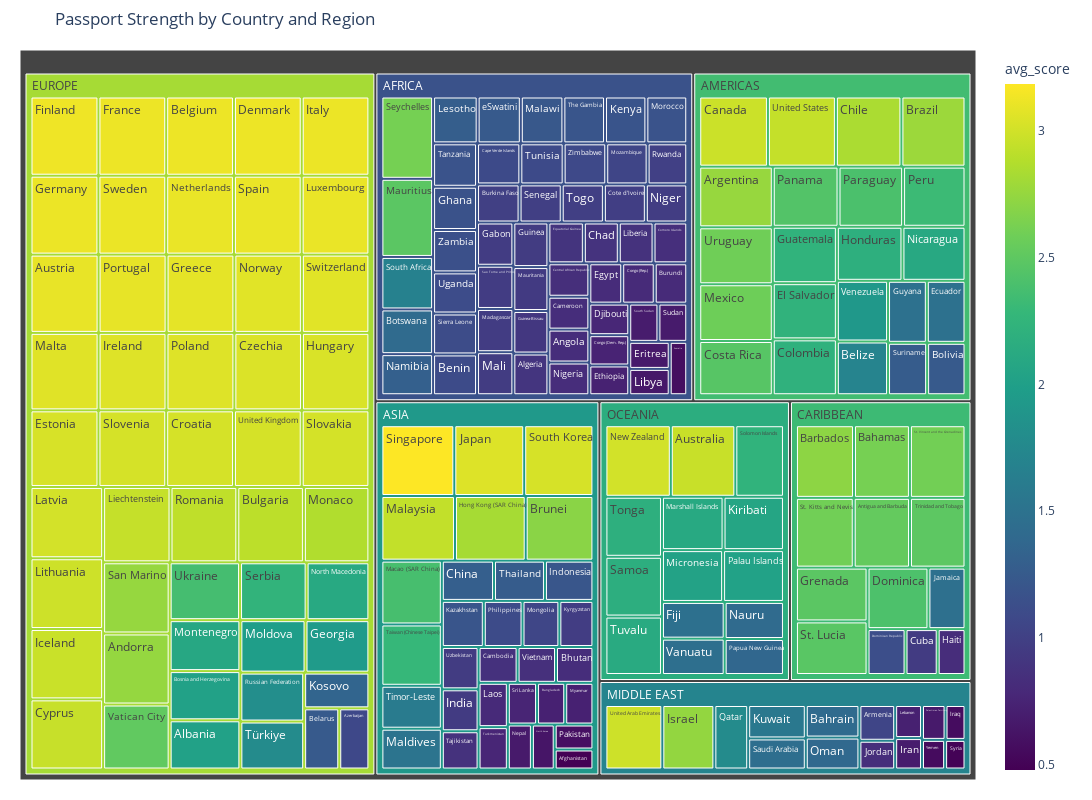

Notebook cell for this chart:
### Code cell
import plotly.express as px

# --- Treemap ---
fig = px.treemap(
    passport_scores_region,
    path=['region', 'from_country'],   # hierarchy: region -> country
    values='total_score',              # size of rectangle
    color='avg_score',                 # color by average score
    hover_data={
        'total_score': True,
        'num_destinations': True,
        'avg_score': ':.2f'
    },
    color_continuous_scale='Viridis',
    title='Passport Strength by Country and Region'
)

fig.update_layout(
    margin=dict(l=20, r=20, t=50, b=20),
    height=800,
    width=1200
)

fig.show()

### Figure 1 — Plotly figure (JSON) as saved in the notebook; plotly's stock layout.template omitted (floating-point values rounded to 4 significant figures; data arrays with more than 128 entries replaced by an {"elided": "..."} marker saying what was removed)
{"data": [{"branchvalues": "total", "customdata": {"elided": "206x3 mixed values"}, "domain": {"x": [0, 1], "y": [0, 1]}, "hovertemplate": "labels=%{label}<br>total_score=%{customdata[0]}<br>parent=%{parent}<br>id=%{id}<br>num_destinations=%{customdata[1]}<br>avg_score=%{color:.2f}<extra></extra>", "ids": {"elided": "206 str values"}, "labels": {"elided": "206 str values"}, "marker": {"coloraxis": "coloraxis", "colors": {"elided": "206 float values"}}, "name": "", "parents": {"elided": "206 str values"}, "type": "treemap", "values": {"elided": "206 float values"}}], "layout": {"coloraxis": {"colorbar": {"title": {"text": "avg_score"}}, "colorscale": [[0, "#440154"], [0.1111, "#482878"], [0.2222, "#3e4989"], [0.3333, "#31688e"], [0.4444, "#26828e"], [0.5556, "#1f9e89"], [0.6667, "#35b779"], [0.7778, "#6ece58"], [0.8889, "#b5de2b"], [1, "#fde725"]]}, "height": 800, "legend": {"tracegroupgap": 0}, "margin": {"b": 20, "l": 20, "r": 20, "t": 50}, "title": {"text": "Passport Strength by Country and Region"}, "width": 1200}}
